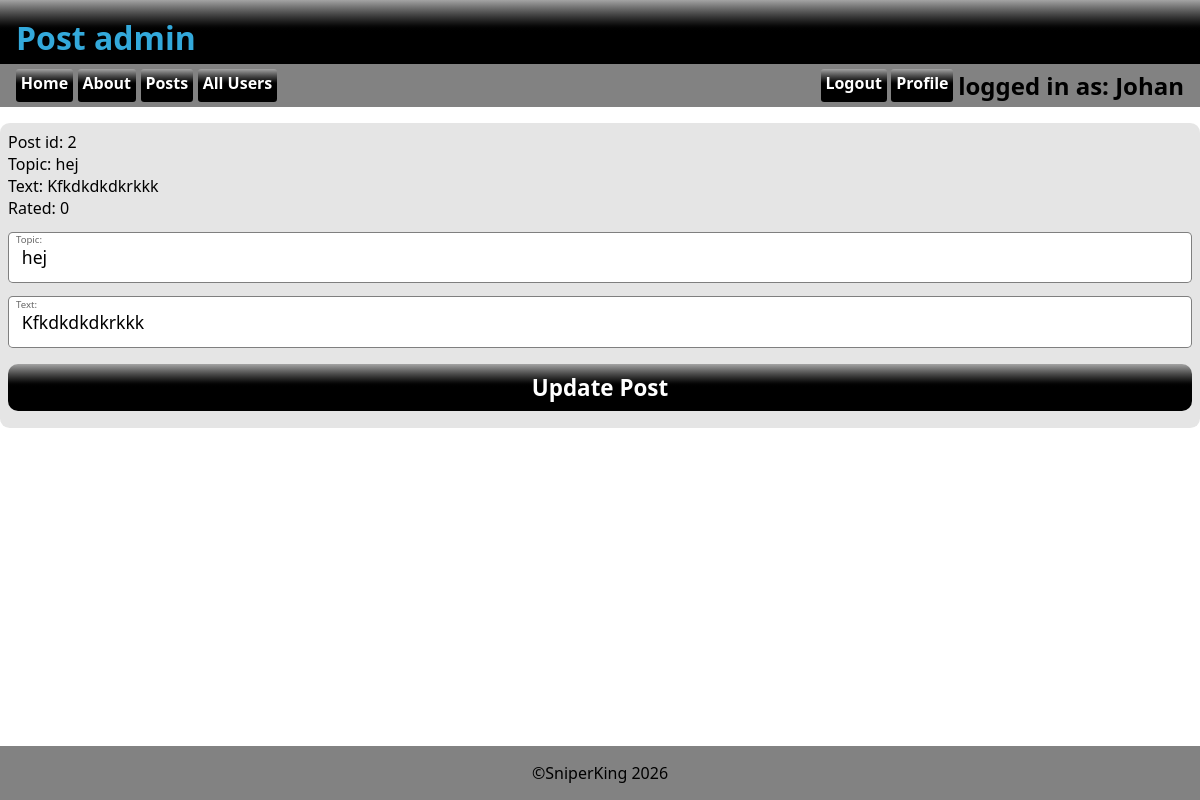
The page /postadmin.php?edit=2&thelink=posts.php (signed in) on the database its author committed.
### tables this page shows
CREATE TABLE `tbl_user` (
  `id` int(11) NOT NULL,
  `created` timestamp NOT NULL DEFAULT current_timestamp(),
  `lastlogin` timestamp NOT NULL DEFAULT current_timestamp(),
  `mail` varchar(255) NOT NULL,
  `password` varchar(255) NOT NULL,
  `realname` varchar(255) NOT NULL,
  `userlevel` int(11) NOT NULL DEFAULT 10,
  `username` varchar(255) NOT NULL,
  `profileimageid` int(11) DEFAULT NULL
);

CREATE TABLE `tbl_posts` (
  `id` int(11) NOT NULL,
  `created` timestamp NOT NULL DEFAULT current_timestamp(),
  `parentid` int(11) NOT NULL,
  `parenttype` varchar(255) NOT NULL,
  `rating` int(11) NOT NULL,
  `text` text NOT NULL,
  `topic` varchar(255) NOT NULL,
  `userid` int(11) NOT NULL,
  `postimageid` int(11) DEFAULT NULL
);

### asset.php (called while the page is built, shortened)
<?php
$db_host="localhost";
$db_user="root";
$db_pass="";
$db_name="chatforum";
$conn=mysqli_connect($db_host, $db_user, $db_pass, $db_name);
function isLevel($level){
    if(isset($_SESSION['level'])){
        if(intval($_SESSION['level'])>=$level){
            return true;
        }else{
            return false;
        }
    }else{
        return false;
    }
}
function getUsername(){
    global $conn;
    $userid=$_SESSION['id'];
    $sql="SELECT username FROM tbl_user WHERE id=$userid";
    $result=mysqli_query($conn, $sql);
    $row=mysqli_fetch_assoc($result);
    if(mysqli_num_rows($result)>0){
        return $row['username'];
    }else{
        return "Guest";
    }
}
?>

### postadmin.php (the view, shortened to what this page needs)
<!DOCTYPE html>
<?php require_once("asset.php"); ?>
<html lang="en">
<head>
    <link rel="stylesheet" href="style.css">
</head>
<body>
    <header>
        <h1>Post admin</h1>
    </header>
    <?php require_once("_nav.php"); ?>
    <main>
        <?php  if(isset($_GET['edit'])): ?>
            <?php
                $id=intval($_GET['edit']);
                $sql="SELECT * FROM tbl_posts WHERE id=$id";
                $result=mysqli_query($conn, $sql);
                $row=mysqli_fetch_assoc($result);
                $parid=$row['parentid'];
            ?>
        <form action="postadmin.php" method="POST">
            <div class="user_data"> Post id: <?=$id?>
            <?php if($parid==0){?>
            <br> Topic: <?=$row['topic']?>
            <?php } ?>
            <br> Text: <?=$row['text']?><br> Rated: <?= $row['rating']?></div>
            <?php if($parid==0){?>
            <label for="topic">Topic:</label>
            <input type="text" name="topic" id="topic" value="<?=$row['topic']?>">
            <?php } ?>
            <label for="text">Text:</label>
            <input type="text" name="text" id="text" value="<?=$row['text']?>">
            <input type="submit" name="btn_edit" value="Update Post" class="registrbttn">
        </form>
            <?php endif; ?>
    </main>
    <?php require_once("_footer.php"); ?>
</body>
</html>

### _nav.php (shortened to what this page needs)
<nav>
    <?php require_once("asset.php"); ?>
    <a href="index.php">Home</a>
    <a href="about.php">About</a>
    <a href="posts.php">Posts</a>
    <?php if(isLevel(10)):?>
        <a href="profiles.php">All Users</a>
    <?php endif; ?>
    <div class="fill"></div>
    <?php if(!isLevel(10)){?>
    <a href="register.php?thelink=<?=urlencode($_SERVER['REQUEST_URI'])?>">Register</a>
    <button class="loginbttn" popovertarget="login">Login</button>
    <?php }else{ ?>
    <a href="_login.php?logout=1&thelink=<?=urlencode($_SERVER['REQUEST_URI'])?>">Logout</a>
    <a href="profile.php">Profile</a>
    <div class="userinfo">
        <h2>logged in as: <?=getUsername()?></h2>
    <?php } ?>
</nav>

### style.css (style rules this page uses)
:root { --clr_back_header:oklch(0% 0 0); --clr_header:oklch(69.244% 0.12452 231.268); --clr_back_nav:oklch(60.662% 0.00007 271.152); --clr_back_footer:var(--clr_back_nav); }
*, *:before, *:after { margin: 0; padding: 0; box-sizing: border-box; }
body { height:100dvh; display:flex; flex-direction: column; font-family: system-ui, sans-serif; }
header { background: linear-gradient(to bottom, oklch(71.871% 0.00008 271.152),var(--clr_back_header) ,var(--clr_back_header)); color:var(--clr_header); height:4rem; padding: 1rem; }
main { flex-grow: 5; display:flex; flex-direction: column; gap:1rem; padding-top: 1rem; }
:root { --formborder: rgb(0, 0, 0, .5); --formback: rgb(0, 0, 0, .1); --formlabelcolor: rgb(0, 0, 0, .6) }
form { position: relative; display: flex; flex-direction: column; width: 100%; padding: .5rem; background: var(--formback); border-radius: .6rem; margin-left: auto; margin-right: auto; }
label { position: relative; top: .9rem; left: .5rem; font: .6rem system-ui; color: var(--formlabelcolor); }
input[type="submit"], input[type="button"], button { margin-top: 1rem; margin-bottom: .6rem; padding: .5rem; }

### rows shown on the page
tbl_user: username "Johan"
tbl_posts: topic "hej", text "Kfkdkdkdkrkkk", rating "0"

### other values the page prints
$id "2"
